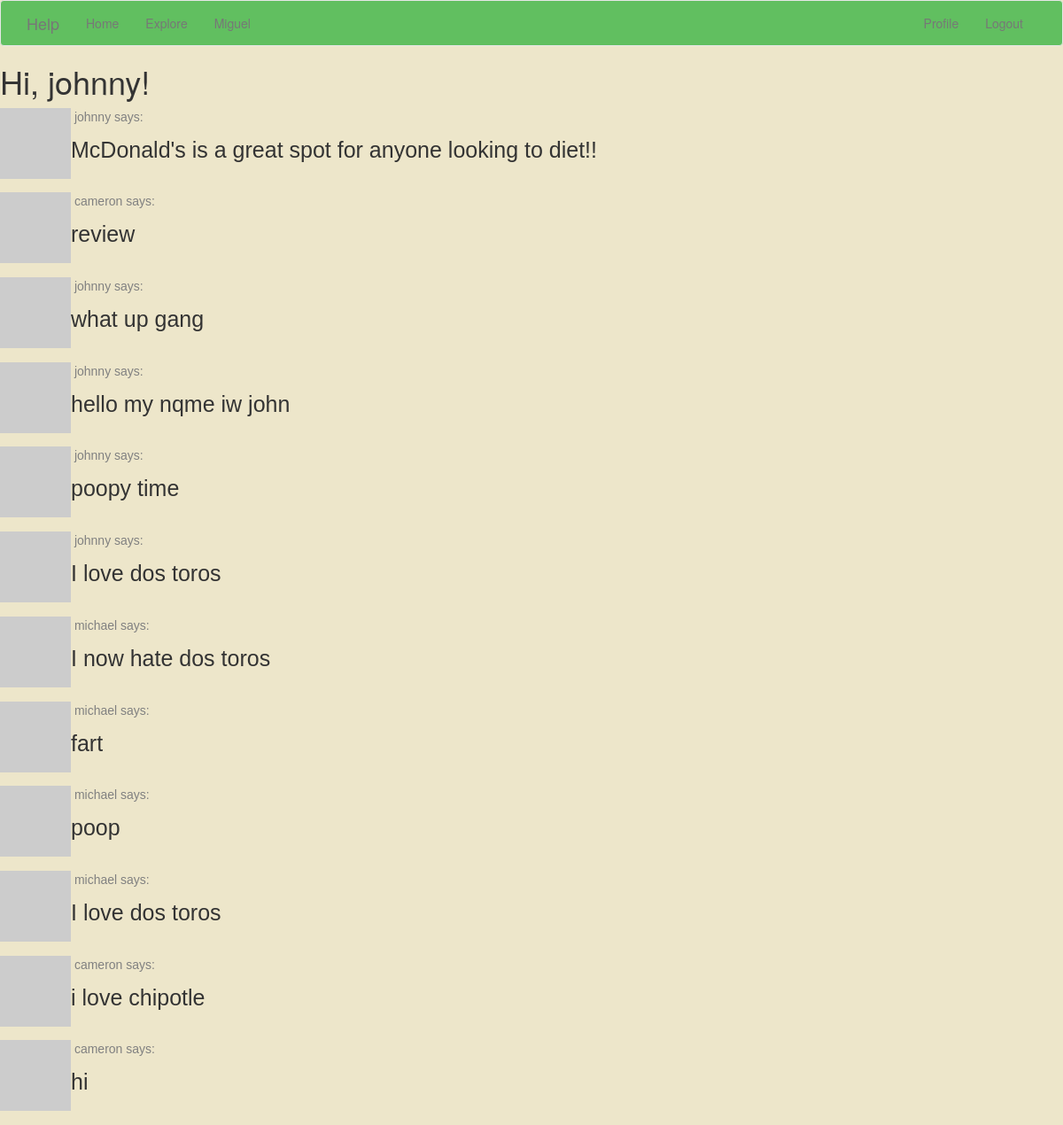
Screenshot of /explore (signed in) with the database file from the repository.
### app/models.py (models this page shows, shortened)
class User(UserMixin, db.Model):
    id = db.Column(db.Integer, primary_key=True)
    username = db.Column(db.String(64), index=True, unique=True)
    email = db.Column(db.String(120), index=True, unique=True)
    password_hash = db.Column(db.String(128))
    posts = db.relationship('Post', backref='author', lazy='dynamic')
    about_me = db.Column(db.String(140))
    last_seen = db.Column(db.DateTime, default=datetime.utcnow)
    followed = db.relationship(
        'User', secondary=followers,
        primaryjoin=(followers.c.follower_id == id),
        secondaryjoin=(followers.c.followed_id == id),
        backref=db.backref('followers', lazy='dynamic'), lazy='dynamic')
    def avatar(self, size):
        digest = md5(self.email.lower().encode('utf-8')).hexdigest()
        return 'https://www.gravatar.com/avatar/729e26a2a2c7ff24a71958d4aa4e5f35'.format(
            digest, size)

class Post(db.Model):
    id = db.Column(db.Integer, primary_key=True)
    body = db.Column(db.String(140))
    timestamp = db.Column(db.DateTime, index=True, default=datetime.utcnow)
    user_id = db.Column(db.Integer, db.ForeignKey('user.id'))
    rating = db.Column(db.Integer, default=0)

### app/routes.py (the view)
@app.route('/explore')
@login_required
def explore():
    page = request.args.get('page', 1, type=int)
    posts = Post.query.order_by(Post.timestamp.desc()).paginate(
        page=page, per_page=app.config['POSTS_PER_PAGE'], error_out=False)
    next_url = url_for('explore', page=posts.next_num) \
        if posts.has_next else None
    prev_url = url_for('explore', page=posts.prev_num) \
        if posts.has_prev else None
    return render_template('index.html', title='Explore', posts=posts.items,
                           next_url=next_url, prev_url=prev_url)

### app/models.py (called while the page is built)
@login.user_loader
def load_user(id):
    return User.query.get(int(id))

### app/routes.py (called while the page is built)
@app.before_request
def before_request():
    if current_user.is_authenticated:
        current_user.last_seen = datetime.utcnow()
        db.session.commit()

### app/templates/index.html (shortened to what this page needs)
{% extends "base.html" %}
{% block content %}
    <h1>Hi, {{ current_user.username }}!</h1>
    {% for post in posts %}
        {% include '_post.html' %}
    {% endfor %}
{% endblock %}

### app/templates/_post.html (shortened to what this page needs)
    <table>
        <tr valign="top">
            <td><img src="{{ post.author.avatar(36) }}"></td>
            <td>
                <a href="{{ url_for('user', username=post.author.username) }}">
                    <p style="font-family: Helvetica; color: grey" >&nbsp{{ post.author.username }} says:</p>
                </a>
              <body style="background-color:#ede6ca;">
              <p style="font-family: Helvetica; font-size: 25px"> {{ post.body }} </p>
              <br>
              </body>
            </td>
        </tr>
    </table>

### rows the page displays
User: username "johnny"
Post: author.username "johnny", body "McDonald's is a great spot for anyone looking to diet!!"
Post: author.username "cameron", body "review"
Post: author.username "johnny", body "what up gang"
Post: author.username "johnny", body "hello my nqme iw john"
Post: author.username "johnny", body "poopy time"
Post: author.username "johnny", body "I love dos toros"
Post: author.username "michael", body "I now hate dos toros"
Post: author.username "michael", body "fart"
Post: author.username "michael", body "poop"
Post: author.username "michael", body "I love dos toros"
Post: author.username "cameron", body "i love chipotle"
Post: author.username "cameron", body "hi"
